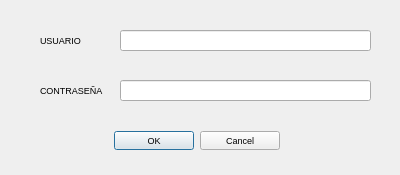
<?xml version="1.0" encoding="UTF-8"?>
<ui version="4.0">
 <class>LoginDialog</class>
 <widget class="QDialog" name="LoginDialog">
  <property name="geometry">
   <rect>
    <x>0</x>
    <y>0</y>
    <width>400</width>
    <height>175</height>
   </rect>
  </property>
  <property name="minimumSize">
   <size>
    <width>400</width>
    <height>175</height>
   </size>
  </property>
  <property name="font">
   <font>
    <pointsize>7</pointsize>
   </font>
  </property>
  <property name="windowTitle">
   <string>USUARIO HYPNOGIC</string>
  </property>
  <widget class="QDialogButtonBox" name="buttonBox">
   <property name="geometry">
    <rect>
     <x>-120</x>
     <y>130</y>
     <width>400</width>
     <height>21</height>
    </rect>
   </property>
   <property name="orientation">
    <enum>Qt::Horizontal</enum>
   </property>
   <property name="standardButtons">
    <set>QDialogButtonBox::Cancel|QDialogButtonBox::Ok</set>
   </property>
  </widget>
  <widget class="QLineEdit" name="inputuser">
   <property name="geometry">
    <rect>
     <x>120</x>
     <y>30</y>
     <width>251</width>
     <height>21</height>
    </rect>
   </property>
  </widget>
  <widget class="QLineEdit" name="inputpassword">
   <property name="geometry">
    <rect>
     <x>120</x>
     <y>80</y>
     <width>251</width>
     <height>21</height>
    </rect>
   </property>
   <property name="echoMode">
    <enum>QLineEdit::Password</enum>
   </property>
  </widget>
  <widget class="QLabel" name="label">
   <property name="geometry">
    <rect>
     <x>40</x>
     <y>30</y>
     <width>47</width>
     <height>21</height>
    </rect>
   </property>
   <property name="text">
    <string>USUARIO</string>
   </property>
  </widget>
  <widget class="QLabel" name="label_2">
   <property name="geometry">
    <rect>
     <x>40</x>
     <y>80</y>
     <width>71</width>
     <height>21</height>
    </rect>
   </property>
   <property name="text">
    <string>CONTRASEÑA</string>
   </property>
  </widget>
  <widget class="QLabel" name="label_baduser">
   <property name="geometry">
    <rect>
     <x>120</x>
     <y>50</y>
     <width>251</width>
     <height>31</height>
    </rect>
   </property>
   <property name="palette">
    <palette>
     <active>
      <colorrole role="WindowText">
       <brush brushstyle="SolidPattern">
        <color alpha="255">
         <red>0</red>
         <green>0</green>
         <blue>0</blue>
        </color>
       </brush>
      </colorrole>
      <colorrole role="Button">
       <brush brushstyle="SolidPattern">
        <color alpha="255">
         <red>255</red>
         <green>0</green>
         <blue>0</blue>
        </color>
       </brush>
      </colorrole>
      <colorrole role="Light">
       <brush brushstyle="SolidPattern">
        <color alpha="255">
         <red>255</red>
         <green>127</green>
         <blue>127</blue>
        </color>
       </brush>
      </colorrole>
      <colorrole role="Midlight">
       <brush brushstyle="SolidPattern">
        <color alpha="255">
         <red>255</red>
         <green>63</green>
         <blue>63</blue>
        </color>
       </brush>
      </colorrole>
      <colorrole role="Dark">
       <brush brushstyle="SolidPattern">
        <color alpha="255">
         <red>127</red>
         <green>0</green>
         <blue>0</blue>
        </color>
       </brush>
      </colorrole>
      <colorrole role="Mid">
       <brush brushstyle="SolidPattern">
        <color alpha="255">
         <red>170</red>
         <green>0</green>
         <blue>0</blue>
        </color>
       </brush>
      </colorrole>
      <colorrole role="Text">
       <brush brushstyle="SolidPattern">
        <color alpha="255">
         <red>0</red>
         <green>0</green>
         <blue>0</blue>
        </color>
       </brush>
      </colorrole>
      <colorrole role="BrightText">
       <brush brushstyle="SolidPattern">
        <color alpha="255">
         <red>255</red>
         <green>255</green>
         <blue>255</blue>
        </color>
       </brush>
      </colorrole>
      <colorrole role="ButtonText">
       <brush brushstyle="SolidPattern">
        <color alpha="255">
         <red>0</red>
         <green>0</green>
         <blue>0</blue>
        </color>
       </brush>
      </colorrole>
      <colorrole role="Base">
       <brush brushstyle="SolidPattern">
        <color alpha="255">
         <red>255</red>
         <green>255</green>
         <blue>255</blue>
        </color>
       </brush>
      </colorrole>
      <colorrole role="Window">
       <brush brushstyle="SolidPattern">
        <color alpha="255">
         <red>255</red>
         <green>0</green>
         <blue>0</blue>
        </color>
       </brush>
      </colorrole>
      <colorrole role="Shadow">
       <brush brushstyle="SolidPattern">
        <color alpha="255">
         <red>0</red>
         <green>0</green>
         <blue>0</blue>
        </color>
       </brush>
      </colorrole>
      <colorrole role="AlternateBase">
       <brush brushstyle="SolidPattern">
        <color alpha="255">
         <red>255</red>
         <green>127</green>
         <blue>127</blue>
        </color>
       </brush>
      </colorrole>
      <colorrole role="ToolTipBase">
       <brush brushstyle="SolidPattern">
        <color alpha="255">
         <red>255</red>
         <green>255</green>
         <blue>220</blue>
        </color>
       </brush>
      </colorrole>
      <colorrole role="ToolTipText">
       <brush brushstyle="SolidPattern">
        <color alpha="255">
         <red>0</red>
         <green>0</green>
         <blue>0</blue>
        </color>
       </brush>
      </colorrole>
     </active>
     <inactive>
      <colorrole role="WindowText">
       <brush brushstyle="SolidPattern">
        <color alpha="255">
         <red>0</red>
         <green>0</green>
         <blue>0</blue>
        </color>
       </brush>
      </colorrole>
      <colorrole role="Button">
       <brush brushstyle="SolidPattern">
        <color alpha="255">
         <red>255</red>
         <green>0</green>
         <blue>0</blue>
        </color>
       </brush>
      </colorrole>
      <colorrole role="Light">
       <brush brushstyle="SolidPattern">
        <color alpha="255">
         <red>255</red>
         <green>127</green>
         <blue>127</blue>
        </color>
       </brush>
      </colorrole>
      <colorrole role="Midlight">
       <brush brushstyle="SolidPattern">
        <color alpha="255">
         <red>255</red>
         <green>63</green>
         <blue>63</blue>
        </color>
       </brush>
      </colorrole>
      <colorrole role="Dark">
       <brush brushstyle="SolidPattern">
        <color alpha="255">
         <red>127</red>
         <green>0</green>
         <blue>0</blue>
        </color>
       </brush>
      </colorrole>
      <colorrole role="Mid">
       <brush brushstyle="SolidPattern">
        <color alpha="255">
         <red>170</red>
         <green>0</green>
         <blue>0</blue>
        </color>
       </brush>
      </colorrole>
      <colorrole role="Text">
       <brush brushstyle="SolidPattern">
        <color alpha="255">
         <red>0</red>
         <green>0</green>
         <blue>0</blue>
        </color>
       </brush>
      </colorrole>
      <colorrole role="BrightText">
       <brush brushstyle="SolidPattern">
        <color alpha="255">
         <red>255</red>
         <green>255</green>
         <blue>255</blue>
        </color>
       </brush>
      </colorrole>
      <colorrole role="ButtonText">
       <brush brushstyle="SolidPattern">
        <color alpha="255">
         <red>0</red>
         <green>0</green>
         <blue>0</blue>
        </color>
       </brush>
      </colorrole>
      <colorrole role="Base">
       <brush brushstyle="SolidPattern">
        <color alpha="255">
         <red>255</red>
         <green>255</green>
         <blue>255</blue>
        </color>
       </brush>
      </colorrole>
      <colorrole role="Window">
       <brush brushstyle="SolidPattern">
        <color alpha="255">
         <red>255</red>
         <green>0</green>
         <blue>0</blue>
        </color>
       </brush>
      </colorrole>
      <colorrole role="Shadow">
       <brush brushstyle="SolidPattern">
        <color alpha="255">
         <red>0</red>
         <green>0</green>
         <blue>0</blue>
        </color>
       </brush>
      </colorrole>
      <colorrole role="AlternateBase">
       <brush brushstyle="SolidPattern">
        <color alpha="255">
         <red>255</red>
         <green>127</green>
         <blue>127</blue>
        </color>
       </brush>
      </colorrole>
      <colorrole role="ToolTipBase">
       <brush brushstyle="SolidPattern">
        <color alpha="255">
         <red>255</red>
         <green>255</green>
         <blue>220</blue>
        </color>
       </brush>
      </colorrole>
      <colorrole role="ToolTipText">
       <brush brushstyle="SolidPattern">
        <color alpha="255">
         <red>0</red>
         <green>0</green>
         <blue>0</blue>
        </color>
       </brush>
      </colorrole>
     </inactive>
     <disabled>
      <colorrole role="WindowText">
       <brush brushstyle="SolidPattern">
        <color alpha="255">
         <red>127</red>
         <green>0</green>
         <blue>0</blue>
        </color>
       </brush>
      </colorrole>
      <colorrole role="Button">
       <brush brushstyle="SolidPattern">
        <color alpha="255">
         <red>255</red>
         <green>0</green>
         <blue>0</blue>
        </color>
       </brush>
      </colorrole>
      <colorrole role="Light">
       <brush brushstyle="SolidPattern">
        <color alpha="255">
         <red>255</red>
         <green>127</green>
         <blue>127</blue>
        </color>
       </brush>
      </colorrole>
      <colorrole role="Midlight">
       <brush brushstyle="SolidPattern">
        <color alpha="255">
         <red>255</red>
         <green>63</green>
         <blue>63</blue>
        </color>
       </brush>
      </colorrole>
      <colorrole role="Dark">
       <brush brushstyle="SolidPattern">
        <color alpha="255">
         <red>127</red>
         <green>0</green>
         <blue>0</blue>
        </color>
       </brush>
      </colorrole>
      <colorrole role="Mid">
       <brush brushstyle="SolidPattern">
        <color alpha="255">
         <red>170</red>
         <green>0</green>
         <blue>0</blue>
        </color>
       </brush>
      </colorrole>
      <colorrole role="Text">
       <brush brushstyle="SolidPattern">
        <color alpha="255">
         <red>127</red>
         <green>0</green>
         <blue>0</blue>
        </color>
       </brush>
      </colorrole>
      <colorrole role="BrightText">
       <brush brushstyle="SolidPattern">
        <color alpha="255">
         <red>255</red>
         <green>255</green>
         <blue>255</blue>
        </color>
       </brush>
      </colorrole>
      <colorrole role="ButtonText">
       <brush brushstyle="SolidPattern">
        <color alpha="255">
         <red>127</red>
         <green>0</green>
         <blue>0</blue>
        </color>
       </brush>
      </colorrole>
      <colorrole role="Base">
       <brush brushstyle="SolidPattern">
        <color alpha="255">
         <red>255</red>
         <green>0</green>
         <blue>0</blue>
        </color>
       </brush>
      </colorrole>
      <colorrole role="Window">
       <brush brushstyle="SolidPattern">
        <color alpha="255">
         <red>255</red>
         <green>0</green>
         <blue>0</blue>
        </color>
       </brush>
      </colorrole>
      <colorrole role="Shadow">
       <brush brushstyle="SolidPattern">
        <color alpha="255">
         <red>0</red>
         <green>0</green>
         <blue>0</blue>
        </color>
       </brush>
      </colorrole>
      <colorrole role="AlternateBase">
       <brush brushstyle="SolidPattern">
        <color alpha="255">
         <red>255</red>
         <green>0</green>
         <blue>0</blue>
        </color>
       </brush>
      </colorrole>
      <colorrole role="ToolTipBase">
       <brush brushstyle="SolidPattern">
        <color alpha="255">
         <red>255</red>
         <green>255</green>
         <blue>220</blue>
        </color>
       </brush>
      </colorrole>
      <colorrole role="ToolTipText">
       <brush brushstyle="SolidPattern">
        <color alpha="255">
         <red>0</red>
         <green>0</green>
         <blue>0</blue>
        </color>
       </brush>
      </colorrole>
     </disabled>
    </palette>
   </property>
   <property name="text">
    <string/>
   </property>
  </widget>
  <widget class="QLabel" name="label_badpass">
   <property name="geometry">
    <rect>
     <x>120</x>
     <y>100</y>
     <width>251</width>
     <height>31</height>
    </rect>
   </property>
   <property name="palette">
    <palette>
     <active>
      <colorrole role="WindowText">
       <brush brushstyle="SolidPattern">
        <color alpha="255">
         <red>0</red>
         <green>0</green>
         <blue>0</blue>
        </color>
       </brush>
      </colorrole>
      <colorrole role="Button">
       <brush brushstyle="SolidPattern">
        <color alpha="255">
         <red>255</red>
         <green>0</green>
         <blue>0</blue>
        </color>
       </brush>
      </colorrole>
      <colorrole role="Light">
       <brush brushstyle="SolidPattern">
        <color alpha="255">
         <red>255</red>
         <green>127</green>
         <blue>127</blue>
        </color>
       </brush>
      </colorrole>
      <colorrole role="Midlight">
       <brush brushstyle="SolidPattern">
        <color alpha="255">
         <red>255</red>
         <green>63</green>
         <blue>63</blue>
        </color>
       </brush>
      </colorrole>
      <colorrole role="Dark">
       <brush brushstyle="SolidPattern">
        <color alpha="255">
         <red>127</red>
         <green>0</green>
         <blue>0</blue>
        </color>
       </brush>
      </colorrole>
      <colorrole role="Mid">
       <brush brushstyle="SolidPattern">
        <color alpha="255">
         <red>170</red>
         <green>0</green>
         <blue>0</blue>
        </color>
       </brush>
      </colorrole>
      <colorrole role="Text">
       <brush brushstyle="SolidPattern">
        <color alpha="255">
         <red>0</red>
         <green>0</green>
         <blue>0</blue>
        </color>
       </brush>
      </colorrole>
      <colorrole role="BrightText">
       <brush brushstyle="SolidPattern">
        <color alpha="255">
         <red>255</red>
         <green>255</green>
         <blue>255</blue>
        </color>
       </brush>
      </colorrole>
      <colorrole role="ButtonText">
       <brush brushstyle="SolidPattern">
        <color alpha="255">
         <red>0</red>
         <green>0</green>
         <blue>0</blue>
        </color>
       </brush>
      </colorrole>
      <colorrole role="Base">
       <brush brushstyle="SolidPattern">
        <color alpha="255">
         <red>255</red>
         <green>255</green>
         <blue>255</blue>
        </color>
       </brush>
      </colorrole>
      <colorrole role="Window">
       <brush brushstyle="SolidPattern">
        <color alpha="255">
         <red>255</red>
         <green>0</green>
         <blue>0</blue>
        </color>
       </brush>
      </colorrole>
      <colorrole role="Shadow">
       <brush brushstyle="SolidPattern">
        <color alpha="255">
         <red>0</red>
         <green>0</green>
         <blue>0</blue>
        </color>
       </brush>
      </colorrole>
      <colorrole role="AlternateBase">
       <brush brushstyle="SolidPattern">
        <color alpha="255">
         <red>255</red>
         <green>127</green>
         <blue>127</blue>
        </color>
       </brush>
      </colorrole>
      <colorrole role="ToolTipBase">
       <brush brushstyle="SolidPattern">
        <color alpha="255">
         <red>255</red>
         <green>255</green>
         <blue>220</blue>
        </color>
       </brush>
      </colorrole>
      <colorrole role="ToolTipText">
       <brush brushstyle="SolidPattern">
        <color alpha="255">
         <red>0</red>
         <green>0</green>
         <blue>0</blue>
        </color>
       </brush>
      </colorrole>
     </active>
     <inactive>
      <colorrole role="WindowText">
       <brush brushstyle="SolidPattern">
        <color alpha="255">
         <red>0</red>
         <green>0</green>
         <blue>0</blue>
        </color>
       </brush>
      </colorrole>
      <colorrole role="Button">
       <brush brushstyle="SolidPattern">
        <color alpha="255">
         <red>255</red>
         <green>0</green>
         <blue>0</blue>
        </color>
       </brush>
      </colorrole>
      <colorrole role="Light">
       <brush brushstyle="SolidPattern">
        <color alpha="255">
         <red>255</red>
         <green>127</green>
         <blue>127</blue>
        </color>
       </brush>
      </colorrole>
      <colorrole role="Midlight">
       <brush brushstyle="SolidPattern">
        <color alpha="255">
         <red>255</red>
         <green>63</green>
         <blue>63</blue>
        </color>
       </brush>
      </colorrole>
      <colorrole role="Dark">
       <brush brushstyle="SolidPattern">
        <color alpha="255">
         <red>127</red>
         <green>0</green>
         <blue>0</blue>
        </color>
       </brush>
      </colorrole>
      <colorrole role="Mid">
       <brush brushstyle="SolidPattern">
        <color alpha="255">
         <red>170</red>
         <green>0</green>
         <blue>0</blue>
        </color>
       </brush>
      </colorrole>
      <colorrole role="Text">
       <brush brushstyle="SolidPattern">
        <color alpha="255">
         <red>0</red>
         <green>0</green>
         <blue>0</blue>
        </color>
       </brush>
      </colorrole>
      <colorrole role="BrightText">
       <brush brushstyle="SolidPattern">
        <color alpha="255">
         <red>255</red>
         <green>255</green>
         <blue>255</blue>
        </color>
       </brush>
      </colorrole>
      <colorrole role="ButtonText">
       <brush brushstyle="SolidPattern">
        <color alpha="255">
         <red>0</red>
         <green>0</green>
         <blue>0</blue>
        </color>
       </brush>
      </colorrole>
      <colorrole role="Base">
       <brush brushstyle="SolidPattern">
        <color alpha="255">
         <red>255</red>
         <green>255</green>
         <blue>255</blue>
        </color>
       </brush>
      </colorrole>
      <colorrole role="Window">
       <brush brushstyle="SolidPattern">
        <color alpha="255">
         <red>255</red>
         <green>0</green>
         <blue>0</blue>
        </color>
       </brush>
      </colorrole>
      <colorrole role="Shadow">
       <brush brushstyle="SolidPattern">
        <color alpha="255">
         <red>0</red>
         <green>0</green>
         <blue>0</blue>
        </color>
       </brush>
      </colorrole>
      <colorrole role="AlternateBase">
       <brush brushstyle="SolidPattern">
        <color alpha="255">
         <red>255</red>
         <green>127</green>
         <blue>127</blue>
        </color>
       </brush>
      </colorrole>
      <colorrole role="ToolTipBase">
       <brush brushstyle="SolidPattern">
        <color alpha="255">
         <red>255</red>
         <green>255</green>
         <blue>220</blue>
        </color>
       </brush>
      </colorrole>
      <colorrole role="ToolTipText">
       <brush brushstyle="SolidPattern">
        <color alpha="255">
         <red>0</red>
         <green>0</green>
         <blue>0</blue>
        </color>
       </brush>
      </colorrole>
     </inactive>
     <disabled>
      <colorrole role="WindowText">
       <brush brushstyle="SolidPattern">
        <color alpha="255">
         <red>127</red>
         <green>0</green>
         <blue>0</blue>
        </color>
       </brush>
      </colorrole>
      <colorrole role="Button">
       <brush brushstyle="SolidPattern">
        <color alpha="255">
         <red>255</red>
         <green>0</green>
         <blue>0</blue>
        </color>
       </brush>
      </colorrole>
      <colorrole role="Light">
       <brush brushstyle="SolidPattern">
        <color alpha="255">
         <red>255</red>
         <green>127</green>
         <blue>127</blue>
        </color>
       </brush>
      </colorrole>
      <colorrole role="Midlight">
       <brush brushstyle="SolidPattern">
        <color alpha="255">
         <red>255</red>
         <green>63</green>
         <blue>63</blue>
        </color>
       </brush>
      </colorrole>
      <colorrole role="Dark">
       <brush brushstyle="SolidPattern">
        <color alpha="255">
         <red>127</red>
         <green>0</green>
         <blue>0</blue>
        </color>
       </brush>
      </colorrole>
      <colorrole role="Mid">
       <brush brushstyle="SolidPattern">
        <color alpha="255">
         <red>170</red>
         <green>0</green>
         <blue>0</blue>
        </color>
       </brush>
      </colorrole>
      <colorrole role="Text">
       <brush brushstyle="SolidPattern">
        <color alpha="255">
         <red>127</red>
         <green>0</green>
         <blue>0</blue>
        </color>
       </brush>
      </colorrole>
      <colorrole role="BrightText">
       <brush brushstyle="SolidPattern">
        <color alpha="255">
         <red>255</red>
         <green>255</green>
         <blue>255</blue>
        </color>
       </brush>
      </colorrole>
      <colorrole role="ButtonText">
       <brush brushstyle="SolidPattern">
        <color alpha="255">
         <red>127</red>
         <green>0</green>
         <blue>0</blue>
        </color>
       </brush>
      </colorrole>
      <colorrole role="Base">
       <brush brushstyle="SolidPattern">
        <color alpha="255">
         <red>255</red>
         <green>0</green>
         <blue>0</blue>
        </color>
       </brush>
      </colorrole>
      <colorrole role="Window">
       <brush brushstyle="SolidPattern">
        <color alpha="255">
         <red>255</red>
         <green>0</green>
         <blue>0</blue>
        </color>
       </brush>
      </colorrole>
      <colorrole role="Shadow">
       <brush brushstyle="SolidPattern">
        <color alpha="255">
         <red>0</red>
         <green>0</green>
         <blue>0</blue>
        </color>
       </brush>
      </colorrole>
      <colorrole role="AlternateBase">
       <brush brushstyle="SolidPattern">
        <color alpha="255">
         <red>255</red>
         <green>0</green>
         <blue>0</blue>
        </color>
       </brush>
      </colorrole>
      <colorrole role="ToolTipBase">
       <brush brushstyle="SolidPattern">
        <color alpha="255">
         <red>255</red>
         <green>255</green>
         <blue>220</blue>
        </color>
       </brush>
      </colorrole>
      <colorrole role="ToolTipText">
       <brush brushstyle="SolidPattern">
        <color alpha="255">
         <red>0</red>
         <green>0</green>
         <blue>0</blue>
        </color>
       </brush>
      </colorrole>
     </disabled>
    </palette>
   </property>
   <property name="text">
    <string/>
   </property>
  </widget>
 </widget>
 <resources/>
 <connections>
  <connection>
   <sender>buttonBox</sender>
   <signal>accepted()</signal>
   <receiver>LoginDialog</receiver>
   <slot>accept()</slot>
   <hints>
    <hint type="sourcelabel">
     <x>248</x>
     <y>254</y>
    </hint>
    <hint type="destinationlabel">
     <x>157</x>
     <y>274</y>
    </hint>
   </hints>
  </connection>
  <connection>
   <sender>buttonBox</sender>
   <signal>rejected()</signal>
   <receiver>LoginDialog</receiver>
   <slot>reject()</slot>
   <hints>
    <hint type="sourcelabel">
     <x>316</x>
     <y>260</y>
    </hint>
    <hint type="destinationlabel">
     <x>286</x>
     <y>274</y>
    </hint>
   </hints>
  </connection>
 </connections>
</ui>
